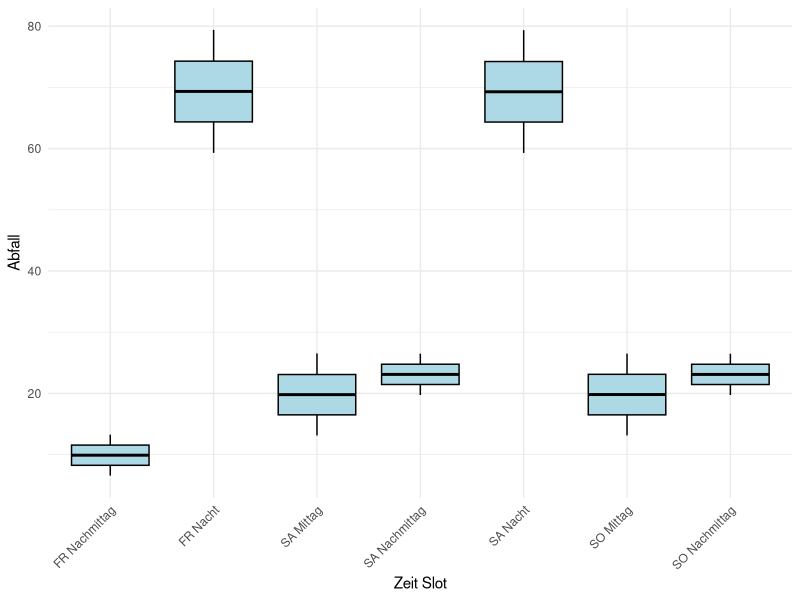
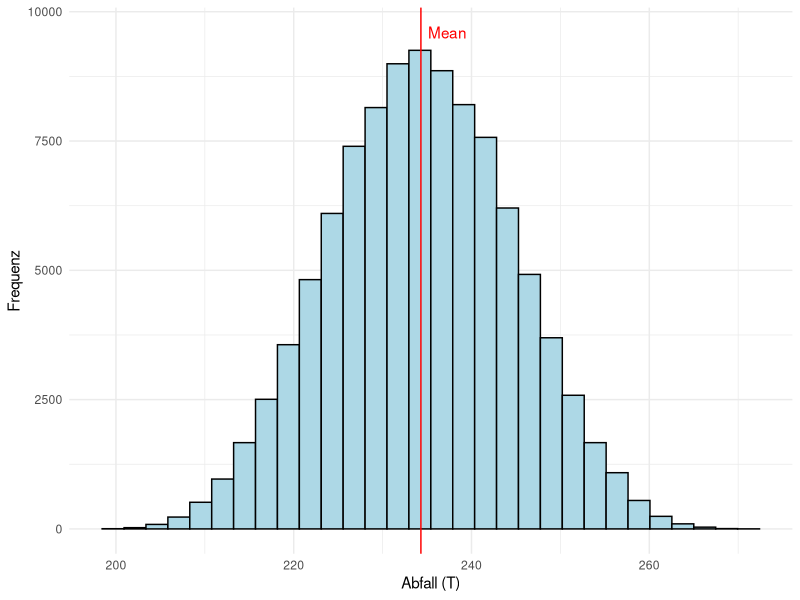

Write R code to recreate these figures, in order.
## ---- chunk 1
#| label: simulation
#| echo: false
#| warning: false
# Load required libraries
library(ggplot2)
library(tidyr)
library(dplyr)
library(scales)

slots <- c("FR Nachmittag", "FR Nacht", "SA Mittag", "SA Nachmittag", "SA Nacht", "SO Mittag", "SO Nachmittag")
wetter_probs <- c(2/3, 1/3)
first_slot <- c(0.10, 0.20)
rest_slots <- c(0.3, 0.4)
bad_weather_factor <- 0.7
essen_e <- c(2, 1, 3)
essen_sd <- c(2, 1, 1)
trinken_e <- c(1, 2, 4)
trinken_sd <- c(1, 1, 3)
nsim <- 100000
abfall_produziert <- 0
abfall_gewicht_pro_einheit <- 0.000030 # gweicht in tonnen

M <- matrix(NA, nrow = nsim, ncol = length(slots))

for (i in 1:nsim) {
  anzahl_personen <- rpois(1, 2200000)
  wetter_schoen <- sample(c(TRUE, FALSE), size = 1, prob = wetter_probs)
  
  temp_first <- first_slot
  temp_rest <- rest_slots
  
  if (!wetter_schoen) {
    temp_rest <- c(rest_slots[1] * bad_weather_factor, rest_slots[2] * bad_weather_factor)
    temp_first <- c(first_slot[1] * bad_weather_factor, first_slot[2] * bad_weather_factor)
  }
  
  besucher_pro_slot <- c(runif(1, min = first_slot[1], max = first_slot[2]) * anzahl_personen,
                         runif(1, min = rest_slots[1], max = rest_slots[2]) * anzahl_personen,
                         runif(1, min = first_slot[1], max = first_slot[2]) * anzahl_personen,
                         runif(1, min = rest_slots[1], max = rest_slots[2]) * anzahl_personen,
                         runif(1, min = rest_slots[1], max = rest_slots[2]) * anzahl_personen,
                         runif(1, min = first_slot[1], max = first_slot[2]) * anzahl_personen,
                         runif(1, min = rest_slots[1], max = rest_slots[2]) * anzahl_personen)
  
  besucher_pro_slot <- round(besucher_pro_slot)
  
  abfall_pro_slot <- c()
  current_time <- 2
  for (n in 1:length(besucher_pro_slot)) {
    abfall_pro_slot[n] <- rnorm(1, mean = besucher_pro_slot[n]*essen_e[current_time], sd = sqrt(besucher_pro_slot[n]*essen_sd[current_time]^2))
    
    if (current_time == 3) {
    current_time <- 1}
    else {current_time <- current_time + 1}

  }
  M[i,] <- abfall_pro_slot * abfall_gewicht_pro_einheit
}

# Convert the matrix to a data frame
df <- as.data.frame(M)
colnames(df) <- slots

# Reshape the data to long format
df_long <- df %>%
  pivot_longer(cols = everything(), names_to = "Slot", values_to = "Abfall")

# Create the boxplot using ggplot2
ggplot(df_long, aes(x = Slot, y = Abfall)) +
  geom_boxplot(color="black",fill="lightblue") +
  scale_y_continuous(labels = label_comma()) +
  labs(x = "Zeit Slot", y = "Abfall") +
  theme_minimal() +
  theme(axis.text.x = element_text(angle = 45, hjust = 1))

calculated_mean <- mean(rowSums(M))
## ---- chunk 2
#| label: histogram
#| echo: false
#| warning: false
ggplot(df, aes(x=rowSums(M))) + 
  geom_histogram(color="black", fill="lightblue") +
  scale_color_manual(name="Legende",values=c("red"),labels=c("mean")) +
  xlab("Abfall (T)") +
  theme_minimal() +
  ylab("Frequenz") + 
  geom_vline(xintercept = calculated_mean, color="red") +
  annotate("text", x=calculated_mean + 3, y=9600, label="Mean", angle=0, color="red")
